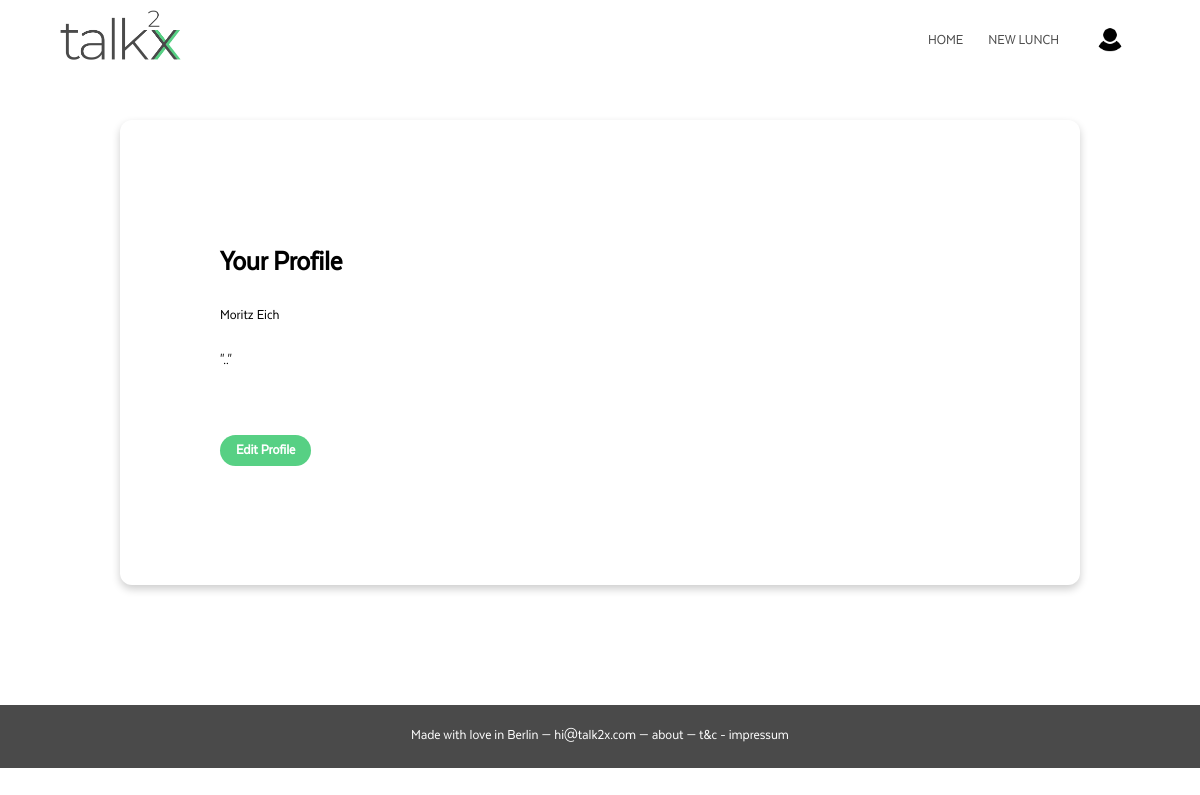
The app's page /profile/moritzeich-34/ (signed in) with its own data.
### talk2x/models.py (models this page shows, shortened)
class User(AbstractUser):
    email = models.EmailField(('email address'), unique=True, validators=[validate_code_mail])
    username = None
    USERNAME_FIELD = 'email'
    REQUIRED_FIELDS = []
    picture = models.ImageField(upload_to='users/', blank=True, null=True)
    meaning_of_life = models.CharField(max_length=100, default='meaning of life')
    DAY_CHOICES = (
        ('MONDAY', 'monday'),
        ('TUESDAY', 'tuesday'),
        ('WEDNESDAY', 'wednesday'),
        ('THURSDAY', 'thursday'),
        ('FRIDAY', 'friday'),
        ('EVERYDAY', 'everyday')
    )
    availabilty = models.CharField(max_length=10, choices=DAY_CHOICES, blank=True, null=True)
    subscribe_to_email = models.BooleanField(default = True)
    accepted_tc = models.BooleanField(default = False)
    slug =  models.SlugField(max_length = 30)
    objects = UserManager()

### talk2x/views.py (the view)
# urls.py: path('profile/<slug:slug>-<int:user_id>/', Profile.as_view(), name='profile'),
@method_decorator(profile_decorator, name='dispatch')
class Profile(DetailView):
    template_name = 'profile.html'
    model = User
    query_pk_and_slug  = True
    pk_url_kwarg = 'user_id'
    context_object_name = 'user'

### talk2x/templates/profile.html (shortened to what this page needs)
{% extends 'base.html' %}
{% load static %}
{% block style %}
  <link rel="stylesheet" href="{% static 'css/profile.css' %}">
{% endblock %}
{% block nav %}
  <nav>
    <ul>
      <li id="cta-login"><a href="/home">home</a></li>
      <li id="cta-login"><a href="/lunch">new lunch</a></li>
      <div class="dropdown">
        <button class="dropbtn">
        <img id="nav-profile" src="{% static 'img/face.png' %}"  alt="{% static 'img/face.png' %}"></button>
      </div>
    </ul>
  </nav>
{% endblock %}
{% block content %}
<div class="container">
  <div class="card">
    <h1>Your Profile</h1>
    <div> {{ user.first_name }} {{ user.last_name }}</div>
    <br>
    "{{ user.meaning_of_life }}"
    <br>
    <br>
    <br><br>
      <div class="cta-edit"><a href="{% url 'profile_edit' request.user.slug request.user.id %}">Edit Profile</a>
      </div>
      <br>
    </div>
    </div>
{% endblock %}

### talk2x/static/css/base.css (style rules this page uses)
body { font: 15px/1.5 "TextaNarrow"; background-color: #white; width: 100%; height: 100%; margin: 0px; padding: 0px; overflow-x: hidden; }
.container { width:80%; margin: auto; overflow: visible; }
header a { color: #4A4A4A; text-decoration: none; text-transform: uppercase; font-size: 15px; }
header ul { margin: 0; padding: 0; }
header li { float:left; padding: 10px 10px 0 15px; display: inline; }
header nav { float:right; margin-top:10px; }

### talk2x/static/css/lunch.css (style rules this page uses)
.container { width: 80%; margin: 10% auto; }
.card { box-shadow: 0 4px 8px 0 rgba(0,0,0,0.2); transition: 0.3s; padding: 100px; border-radius: 12px; }
#nav-profile { margin-top: -8px; margin-right: 5px; margin: -6px 5px 0px 16px; float: left; background: url(example.jpg) 50% 50% no-repeat; background-size: auto 100%; width: 34px; height: 34px; border-radius: 25px; }
.dropdown { position: relative; display: flex; }
.dropbtn { background-color: #fff; color: white; border: none; padding: 8px; cursor: pointer; border-radius: 50px; }

### talk2x/static/css/profile.css (style rules this page uses)
.container { width: 80%; margin: 10% auto; }
.card { box-shadow: 0 4px 8px 0 rgba(0,0,0,0.2); transition: 0.3s; padding: 100px; border-radius: 12px; }
.cta-edit a { background-color: #57D084; border-radius: 32px; padding: 8px 16px; color: #fff; font-weight: bold; text-decoration: none; }
#nav-profile { margin-top: -8px; margin-right: 5px; margin: -6px 5px 0px 16px; float: left; background: url(example.jpg) 50% 50% no-repeat; background-size: auto 100%; width: 34px; height: 34px; border-radius: 25px; }
.dropdown { position: relative; display: flex; }
.dropbtn { background-color: #fff; color: white; border: none; padding: 8px; cursor: pointer; border-radius: 50px; }

### records on screen
User: first_name "Moritz", last_name "Eich", meaning_of_life ".."
